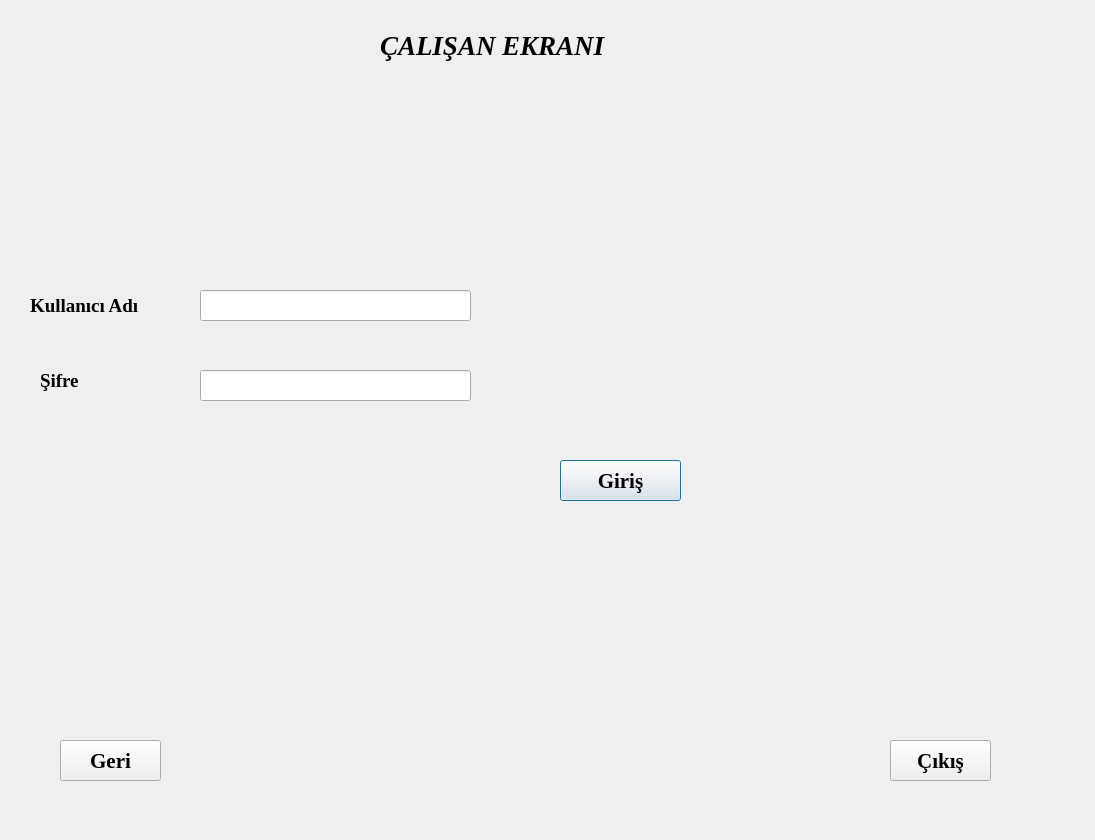
<?xml version="1.0" encoding="UTF-8"?>
<ui version="4.0">
 <class>Dialog</class>
 <widget class="QDialog" name="Dialog">
  <property name="geometry">
   <rect>
    <x>0</x>
    <y>0</y>
    <width>1095</width>
    <height>840</height>
   </rect>
  </property>
  <property name="windowTitle">
   <string>Dialog</string>
  </property>
  <widget class="QLabel" name="label">
   <property name="geometry">
    <rect>
     <x>0</x>
     <y>0</y>
     <width>1061</width>
     <height>821</height>
    </rect>
   </property>
   <property name="text">
    <string/>
   </property>
   <property name="pixmap">
    <pixmap>arka_plan2.jpg</pixmap>
   </property>
   <property name="scaledContents">
    <bool>true</bool>
   </property>
  </widget>
  <widget class="QLabel" name="label_2">
   <property name="geometry">
    <rect>
     <x>380</x>
     <y>20</y>
     <width>291</width>
     <height>51</height>
    </rect>
   </property>
   <property name="font">
    <font>
     <family>Times New Roman</family>
     <pointsize>20</pointsize>
     <weight>75</weight>
     <italic>true</italic>
     <bold>true</bold>
    </font>
   </property>
   <property name="text">
    <string>ÇALIŞAN EKRANI</string>
   </property>
  </widget>
  <widget class="QLabel" name="label_3">
   <property name="geometry">
    <rect>
     <x>30</x>
     <y>290</y>
     <width>151</width>
     <height>31</height>
    </rect>
   </property>
   <property name="font">
    <font>
     <family>Times New Roman</family>
     <pointsize>14</pointsize>
     <weight>75</weight>
     <bold>true</bold>
    </font>
   </property>
   <property name="text">
    <string>Kullanıcı Adı</string>
   </property>
  </widget>
  <widget class="QLabel" name="label_4">
   <property name="geometry">
    <rect>
     <x>40</x>
     <y>360</y>
     <width>91</width>
     <height>41</height>
    </rect>
   </property>
   <property name="font">
    <font>
     <family>Times New Roman</family>
     <pointsize>14</pointsize>
     <weight>75</weight>
     <bold>true</bold>
    </font>
   </property>
   <property name="text">
    <string>Şifre</string>
   </property>
  </widget>
  <widget class="QPushButton" name="btn_giris_yap">
   <property name="geometry">
    <rect>
     <x>560</x>
     <y>460</y>
     <width>121</width>
     <height>41</height>
    </rect>
   </property>
   <property name="font">
    <font>
     <family>Times New Roman</family>
     <pointsize>16</pointsize>
     <weight>75</weight>
     <bold>true</bold>
    </font>
   </property>
   <property name="text">
    <string>Giriş</string>
   </property>
  </widget>
  <widget class="QPushButton" name="btn_cikis_calisan_giris">
   <property name="geometry">
    <rect>
     <x>890</x>
     <y>740</y>
     <width>101</width>
     <height>41</height>
    </rect>
   </property>
   <property name="font">
    <font>
     <family>Times New Roman</family>
     <pointsize>16</pointsize>
     <weight>75</weight>
     <bold>true</bold>
    </font>
   </property>
   <property name="text">
    <string>Çıkış</string>
   </property>
  </widget>
  <widget class="QPushButton" name="btn_geri_calisan_giris">
   <property name="geometry">
    <rect>
     <x>60</x>
     <y>740</y>
     <width>101</width>
     <height>41</height>
    </rect>
   </property>
   <property name="font">
    <font>
     <family>Times New Roman</family>
     <pointsize>16</pointsize>
     <weight>75</weight>
     <bold>true</bold>
    </font>
   </property>
   <property name="text">
    <string>Geri</string>
   </property>
  </widget>
  <widget class="QLineEdit" name="txt_kullanici_adi">
   <property name="geometry">
    <rect>
     <x>200</x>
     <y>290</y>
     <width>271</width>
     <height>31</height>
    </rect>
   </property>
   <property name="font">
    <font>
     <family>Times New Roman</family>
     <pointsize>10</pointsize>
     <weight>75</weight>
     <bold>true</bold>
    </font>
   </property>
  </widget>
  <widget class="QLineEdit" name="txt_sifre">
   <property name="geometry">
    <rect>
     <x>200</x>
     <y>370</y>
     <width>271</width>
     <height>31</height>
    </rect>
   </property>
   <property name="font">
    <font>
     <family>Times New Roman</family>
     <pointsize>10</pointsize>
     <weight>75</weight>
     <bold>true</bold>
    </font>
   </property>
   <property name="echoMode">
    <enum>QLineEdit::Password</enum>
   </property>
  </widget>
  <zorder>label</zorder>
  <zorder>btn_cikis_calisan_giris</zorder>
  <zorder>btn_geri_calisan_giris</zorder>
  <zorder>label_2</zorder>
  <zorder>label_3</zorder>
  <zorder>label_4</zorder>
  <zorder>btn_giris_yap</zorder>
  <zorder>txt_kullanici_adi</zorder>
  <zorder>txt_sifre</zorder>
 </widget>
 <resources/>
 <connections/>
</ui>
